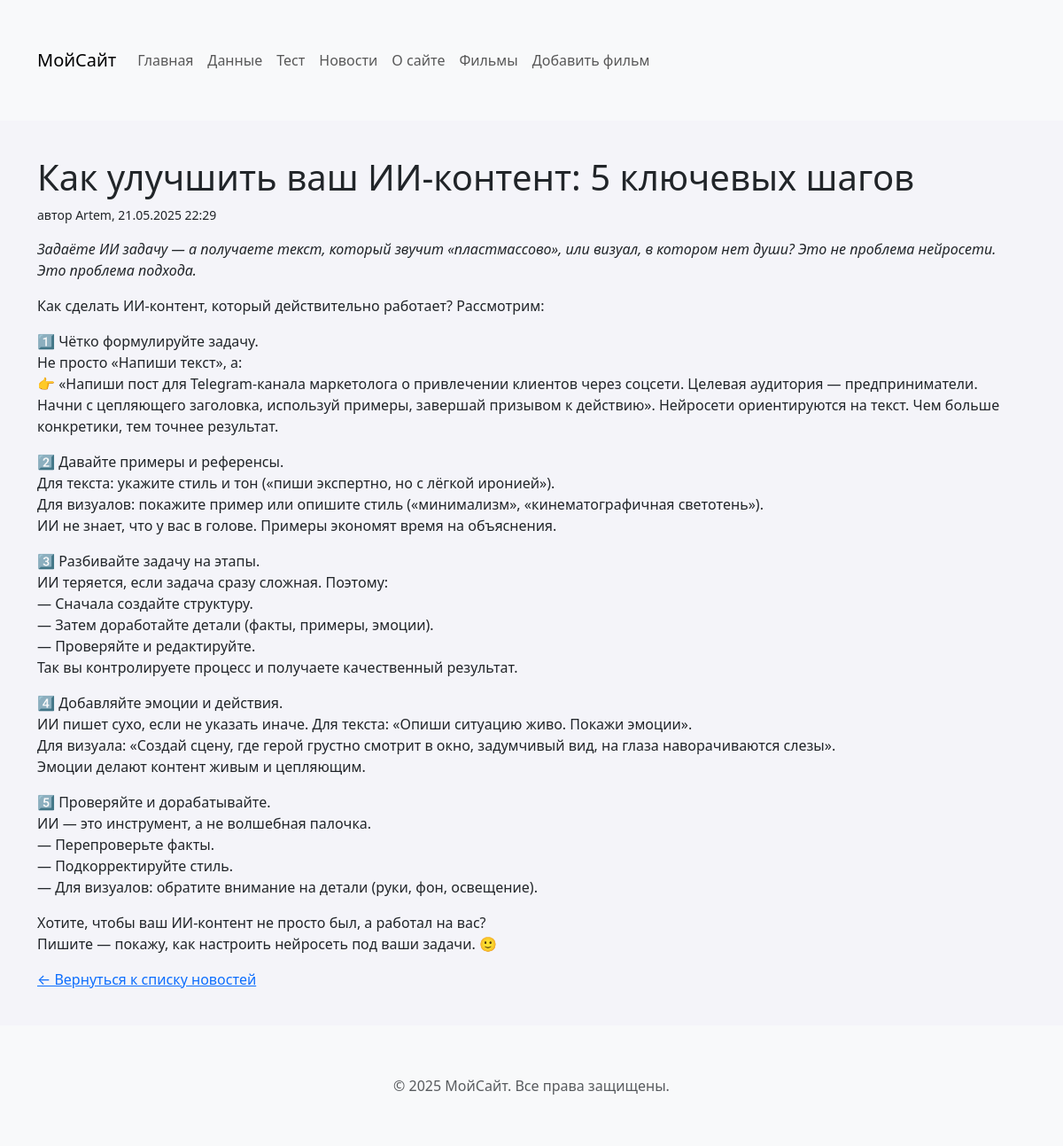
/news/3/, run on the app's committed database.
### news/models.py (models this page shows, shortened)
class News(models.Model):
    title           = models.CharField("Заголовок", max_length=200)
    description     = models.CharField("Краткое описание", max_length=500)
    content         = models.TextField("Текст новости")
    pub_date        = models.DateTimeField("Время публикации", auto_now_add=True)
    author          = models.ForeignKey(
        User,
        verbose_name="Автор",
        on_delete=models.CASCADE,
        related_name='news'
    )
    class Meta:
        verbose_name = "Новость"
        verbose_name_plural = "Новости"
        ordering = ['-pub_date']

### news/views.py (the view)
# urls.py: path('<int:pk>/', views.news_detail, name='news_detail'),
def news_detail(request, pk):
    news = get_object_or_404(News, pk=pk)
    return render(request, 'news/news_detail.html', {'news': news})

### news/templates/news/news_detail.html (shortened to what this page needs)
{% extends 'myapp/base.html' %}
{% block content %}
  <article>
    <h1>{{ news.title }}</h1>
    <p><small>автор {{ news.author }}, {{ news.pub_date|date:"d.m.Y H:i" }}</small></p>
    <p><em>{{ news.description }}</em></p>
    <div>{{ news.content|linebreaks }}</div>
    <p><a href="{% url 'news_list' %}">&larr; Вернуться к списку новостей</a></p>
  </article>
{% endblock %}

### myapp/static/myapp/css/style.css (style rules this page uses)
body { background: #f4f4f9 url("../images/bg-pattern.png") center/cover fixed; }

### data on the page
News: title "Как улучшить ваш ИИ-контент: 5 ключевых шагов", author "Artem", pub_date "21.05.2025 22:29", description "Задаёте ИИ задачу — а получаете текст, который звучит «пластмассово», или визуал, в котором нет души? Это не проблема нейросети. Это проблема подхода.", content "Как сделать ИИ-контент, который действительно работает? Рассмотрим: 1️⃣ Чётко формулируйте задачу. Не просто «Напиши текст», а: 👉 «Напиши пост для Telegram-канала маркетолога о привлечении клиентов через соцсети. Целевая аудитория — предприниматели. Начни с цепляющего заголовка, используй примеры, завершай призывом к действию». Нейросети ориентируются на текст. Чем больше конкретики, тем точнее результат. 2️⃣ Давайте примеры и референсы. Для текста: укажите стиль и тон («пиши экспертно, но с лёгкой иронией»). Для визуалов: покажите пример или опишите стиль («минимализм», «кинематографичная светотень»). ИИ не знает, что у вас в голове. Примеры экономят время на объяснения. 3️⃣ Разбивайте…"
